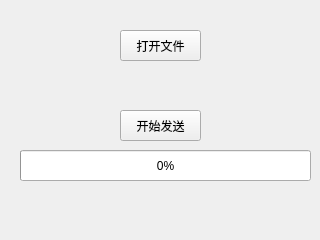
<?xml version="1.0" encoding="UTF-8"?>
<ui version="4.0">
 <class>FileWindow</class>
 <widget class="QWidget" name="FileWindow">
  <property name="geometry">
   <rect>
    <x>0</x>
    <y>0</y>
    <width>320</width>
    <height>240</height>
   </rect>
  </property>
  <property name="windowTitle">
   <string>Form</string>
  </property>
  <widget class="QPushButton" name="open">
   <property name="geometry">
    <rect>
     <x>120</x>
     <y>30</y>
     <width>81</width>
     <height>31</height>
    </rect>
   </property>
   <property name="text">
    <string>打开文件</string>
   </property>
  </widget>
  <widget class="QPushButton" name="beginSend">
   <property name="geometry">
    <rect>
     <x>120</x>
     <y>110</y>
     <width>81</width>
     <height>31</height>
    </rect>
   </property>
   <property name="text">
    <string>开始发送</string>
   </property>
  </widget>
  <widget class="QLabel" name="status">
   <property name="geometry">
    <rect>
     <x>40</x>
     <y>70</y>
     <width>241</width>
     <height>31</height>
    </rect>
   </property>
   <property name="text">
    <string/>
   </property>
   <property name="alignment">
    <set>Qt::AlignCenter</set>
   </property>
  </widget>
  <widget class="QProgressBar" name="sendProgress">
   <property name="geometry">
    <rect>
     <x>20</x>
     <y>150</y>
     <width>291</width>
     <height>31</height>
    </rect>
   </property>
   <property name="value">
    <number>0</number>
   </property>
  </widget>
 </widget>
 <resources/>
 <connections/>
</ui>
